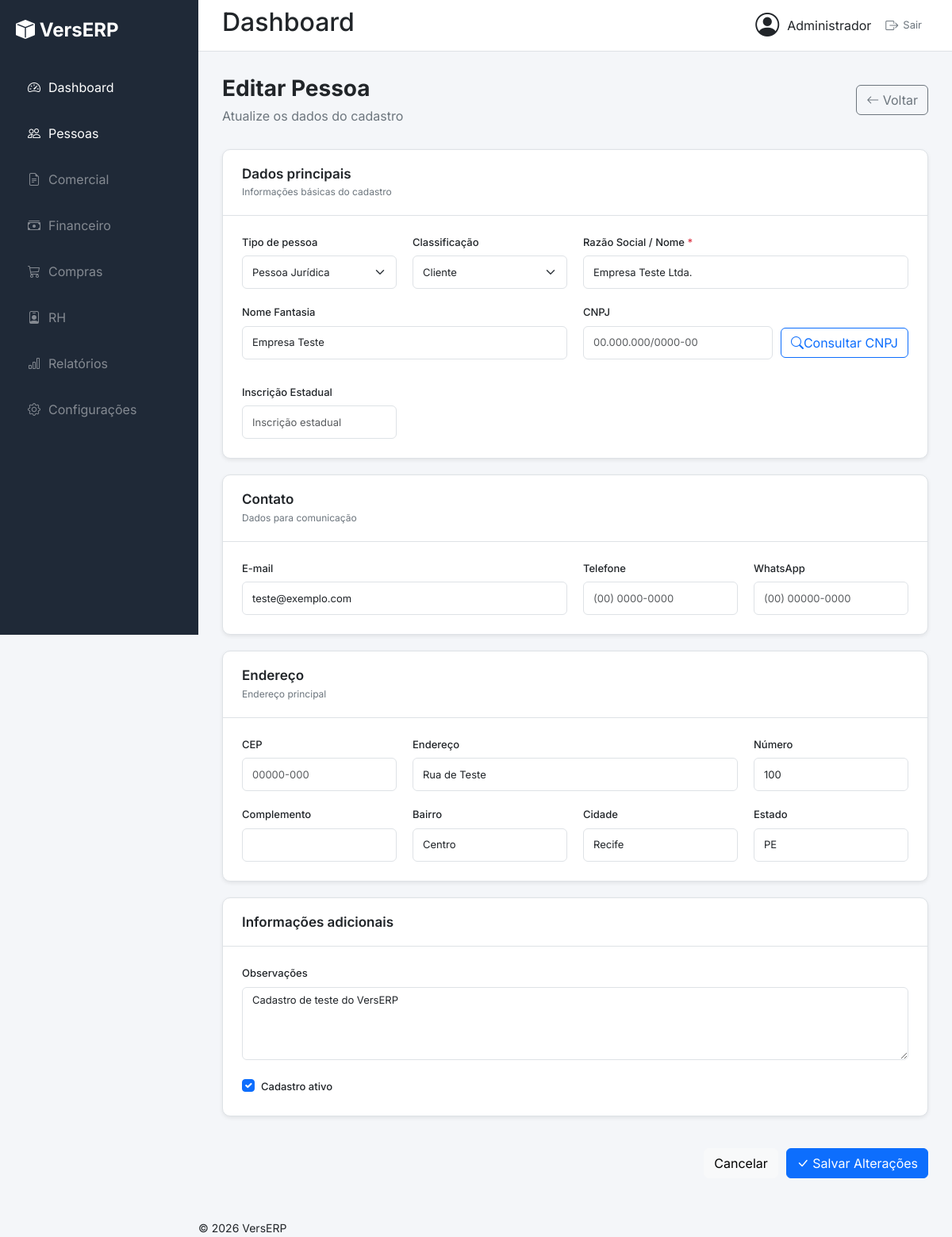
The app's page /pessoas/1/editar/ (signed in) with its own data.
### pessoas/models.py (models this page shows, shortened)
class Pessoa(models.Model):
    class TipoPessoa(models.TextChoices):
        FISICA = "PF", "Pessoa Física"
        JURIDICA = "PJ", "Pessoa Jurídica"
    class Classificacao(models.TextChoices):
        CLIENTE = "CLIENTE", "Cliente"
        FORNECEDOR = "FORNECEDOR", "Fornecedor"
        AMBOS = "AMBOS", "Cliente e Fornecedor"
    tipo_pessoa = models.CharField(
        max_length=2,
        choices=TipoPessoa.choices,
        default=TipoPessoa.JURIDICA,
        verbose_name="Tipo de pessoa",
    )
    classificacao = models.CharField(
        max_length=15,
        choices=Classificacao.choices,
        default=Classificacao.CLIENTE,
        verbose_name="Classificação",
    )
    razao_social = models.CharField(
        max_length=200,
        verbose_name="Razão social / Nome",
    )
    nome_fantasia = models.CharField(
        max_length=200,
        blank=True,
        verbose_name="Nome fantasia",
    )
    cpf_cnpj = models.CharField(
        max_length=18,
        blank=True,
        verbose_name="CPF / CNPJ",
    )
    inscricao_estadual = models.CharField(
        max_length=20,
        blank=True,
        verbose_name="Inscrição estadual",
    )
    email = models.EmailField(
        blank=True,
        verbose_name="E-mail",
    )
    telefone = models.CharField(
        max_length=20,
        blank=True,
        verbose_name="Telefone",
    )
    whatsapp = models.CharField(
        max_length=20,
        blank=True,
        verbose_name="WhatsApp",
    )
    cep = models.CharField(
        max_length=9,
        blank=True,
        verbose_name="CEP",
    )
    endereco = models.CharField(
        max_length=200,
        blank=True,
        verbose_name="Endereço",
    )
    numero = models.CharField(
        max_length=20,
        blank=True,
        verbose_name="Número",
    )
    complemento = models.CharField(
        max_length=100,
        blank=True,
        verbose_name="Complemento",
    )
    bairro = models.CharField(
        max_length=100,
        blank=True,
        verbose_name="Bairro",
    )
    cidade = models.CharField(
        max_length=100,
        blank=True,
        verbose_name="Cidade",
    )
    estado = models.CharField(
        max_length=2,
        blank=True,
        verbose_name="Estado",
    )
    observacoes = models.TextField(
        blank=True,
        verbose_name="Observações",
    )
    ativo = models.BooleanField(
        default=True,
        verbose_name="Ativo",
    )
    criado_em = models.DateTimeField(
        auto_now_add=True,
        verbose_name="Criado em",
    )
    atualizado_em = models.DateTimeField(
        auto_now=True,
        verbose_name="Atualizado em",
    )
    class Meta:
        verbose_name = "Pessoa"
        verbose_name_plural = "Pessoas"
        ordering = ["razao_social"]

### pessoas/views.py (the view)
@login_required
@permission_required("pessoas.change_pessoa", raise_exception=True)
def editar_pessoa(request, pk):
    pessoa = get_object_or_404(Pessoa, pk=pk)
    if request.method == "POST":
        form = PessoaForm(
            request.POST,
            instance=pessoa,
        )
        if form.is_valid():
            form.save()
            return redirect("pessoas:lista")
    else:
        form = PessoaForm(instance=pessoa)
    contexto = {
        "form": form,
        "pessoa": pessoa,
        "modo_edicao": True,
    }
    return render(
        request,
        "pessoas/formulario.html",
        contexto,
    )

### templates/pessoas/formulario.html (shortened to what this page needs)
{% extends "base.html" %}
{% block content %}
<div class="page-header">
    <div>
        {% if modo_edicao %}
            <h1>Editar Pessoa</h1>
            <p>Atualize os dados do cadastro</p>
        {% else %}
            <h1>Nova Pessoa</h1>
            <p>Cadastre um cliente, fornecedor ou ambos</p>
        {% endif %}
    </div>
    <a href="{% url 'pessoas:lista' %}" class="btn btn-outline-secondary">
        <i class="bi bi-arrow-left"></i>
        Voltar
    </a>
</div>
<form method="post" class="verserp-form">
    <section class="form-section">
        <div class="form-section-header">
            <div>
                <h2>Dados principais</h2>
                <p>Informações básicas do cadastro</p>
            </div>
        </div>
        <div class="form-grid">
            <div class="form-group">
                <label for="{{ form.tipo_pessoa.id_for_label }}">
                    Tipo de pessoa
                </label>
                {{ form.tipo_pessoa }}
            </div>
            <div class="form-group">
                <label for="{{ form.classificacao.id_for_label }}">
                    Classificação
                </label>
                {{ form.classificacao }}
            </div>
            <div class="form-group form-group-wide">
                <label for="{{ form.razao_social.id_for_label }}">
                    Razão Social / Nome
                    <span class="required">*</span>
                </label>
                {{ form.razao_social }}
            </div>
            <div class="form-group form-group-wide">
                <label for="{{ form.nome_fantasia.id_for_label }}">
                    Nome Fantasia
                </label>
                {{ form.nome_fantasia }}
            </div>
            <div class="form-group form-group-wide">
                <label
                    id="label-cpf-cnpj"
                    for="{{ form.cpf_cnpj.id_for_label }}">
                </label>
                <div class="input-with-action">
                    {{ form.cpf_cnpj }}
                    <button
                        type="button"
                        id="btn-consultar-cnpj"
                        class="btn btn-outline-primary"
                    >
                        <i class="bi bi-search"></i>
                        Consultar CNPJ
                    </button>
                </div>
            </div>
            <div class="form-group">
                <label for="{{ form.inscricao_estadual.id_for_label }}">
                    Inscrição Estadual
                </label>
                {{ form.inscricao_estadual }}
            </div>
        </div>
    </section>
    <section class="form-section">
        <div class="form-section-header">
            <div>
                <h2>Contato</h2>
                <p>Dados para comunicação</p>
            </div>
        </div>
        <div class="form-grid">
            <div class="form-group form-group-wide">
                <label for="{{ form.email.id_for_label }}">
                    E-mail
                </label>
                {{ form.email }}
            </div>
            <div class="form-group">
                <label for="{{ form.telefone.id_for_label }}">
                    Telefone
                </label>
                {{ form.telefone }}
            </div>
            <div class="form-group">
                <label for="{{ form.whatsapp.id_for_label }}">
                    WhatsApp
                </label>
                {{ form.whatsapp }}
            </div>
        </div>
    </section>
    <section class="form-section">
        <div class="form-section-header">
            <div>
                <h2>Endereço</h2>
                <p>Endereço principal</p>
            </div>
        </div>
        <div class="form-grid">
            <div class="form-group">
                <label for="{{ form.cep.id_for_label }}">
                    CEP
                </label>
                {{ form.cep }}
            </div>
            <div class="form-group form-group-wide">
                <label for="{{ form.endereco.id_for_label }}">
                    Endereço
                </label>
                {{ form.endereco }}
            </div>
            <div class="form-group">
                <label for="{{ form.numero.id_for_label }}">
                    Número
                </label>
                {{ form.numero }}
            </div>
            <div class="form-group">
                <label for="{{ form.complemento.id_for_label }}">
                    Complemento
                </label>
                {{ form.complemento }}
            </div>
            <div class="form-group">
                <label for="{{ form.bairro.id_for_label }}">
                    Bairro
                </label>
                {{ form.bairro }}
            </div>
            <div class="form-group">
                <label for="{{ form.cidade.id_for_label }}">
                    Cidade
                </label>
                {{ form.cidade }}
            </div>
            <div class="form-group">
                <label for="{{ form.estado.id_for_label }}">
                    Estado
                </label>
                {{ form.estado }}
            </div>
        </div>
    </section>
    <section class="form-section">
        <div class="form-section-header">
            <div>
                <h2>Informações adicionais</h2>
            </div>
        </div>
        <div class="form-grid">
            <div class="form-group form-group-full">
                <label for="{{ form.observacoes.id_for_label }}">
                    Observações
                </label>
                {{ form.observacoes }}
            </div>
            <div class="form-group form-group-full">
                <div class="form-check">
                    {{ form.ativo }}
                    <label
                        class="form-check-label"
                        for="{{ form.ativo.id_for_label }}"
                    >
                        Cadastro ativo
                    </label>
                </div>
            </div>
        </div>
    </section>
    <div class="form-actions">
        <a
            href="{% url 'pessoas:lista' %}"
            class="btn btn-light"
        >
            Cancelar
        </a>
        <button
            type="submit"
            class="btn btn-primary"
        >
            <i class="bi bi-check-lg"></i>
            {% if modo_edicao %}
                Salvar Alterações
            {% else %}
                Salvar Pessoa
            {% endif %}
        </button>
    </div>
</form>
{% endblock %}

### templates/includes/header.html (shortened to what this page needs)
<header class="header">
    <div>
        <h2>Dashboard</h2>
    </div>
    <div class="user">
        <i class="bi bi-person-circle"></i>
        <span>
            {% if request.user.first_name %}
                {{ request.user.first_name }}
            {% else %}
                {{ request.user.username }}
            {% endif %}
        </span>
        <form
            method="post"
            action="{% url 'core:logout' %}"
            class="logout-form"
        >
            <button
                type="submit"
                class="logout-button"
                title="Sair do VersERP"
            >
                <i class="bi bi-box-arrow-right"></i>
                <span>Sair</span>
            </button>
        </form>
    </div>
</header>

### static/css/style.css (style rules this page uses)
* { margin: 0; padding: 0; box-sizing: border-box; }
html { scroll-behavior: smooth; }
body { background: var(--background); color: var(--text); font-family: "Inter", sans-serif; overflow-x: hidden; }

### static/css/base/variables.css (style rules this page uses)
:root { --primary: #1F4E79; --primary-hover: #163A5C; --secondary: #5C6F82; --success: #198754; --warning: #FFC107; --danger: #DC3545; --info: #0DCAF0; --background: #F4F6F9; --surface: #FFFFFF; --border: #DEE2E6; --text: #212529; --text-light: #6C757D; --sidebar-bg: #1F2937; --sidebar-hover: #374151; --sidebar-active: #1F4E79; --sidebar-text: #FFFFFF; --header-height: 65px; --space-xs: 4px; --space-sm: 8px; --space-md: 16px; --space-lg: 24px; --space-xl: 32px; --radius-sm: 6px; --radius-md: 10px; --radius-lg: 14px; --shadow-sm: 0 2px 5px rgba(0,0,0,.08); --shadow-md: 0 6px 15px rgba(0,0,0,.10); --shadow-lg: 0 10px 30px rgba(0,0,0,.15); --transition: .25s; }

### static/css/layout/header.css (style rules this page uses)
.header { height:65px; background:white; display:flex; justify-content:space-between; align-items:center; padding:0 30px; border-bottom:1px solid var(--border); }
.user { display:flex; align-items:center; gap:10px; }
.user i { font-size:30px; }
.user { display: flex; align-items: center; gap: 10px; }
.logout-form { margin: 0; }
.logout-button { display: inline-flex; align-items: center; gap: 6px; border: 0; background: transparent; color: var(--text-light); font: inherit; font-size: 13px; cursor: pointer; padding: 6px 8px; border-radius: 6px; transition: background 0.2s ease, color 0.2s ease; }
.logout-button i { font-size: 16px; }

### static/css/components/form.css (style rules this page uses)
.verserp-form { display: flex; flex-direction: column; gap: 20px; }
.form-section { background: var(--surface); border: 1px solid var(--border); border-radius: var(--radius-md); box-shadow: var(--shadow-sm); overflow: hidden; }
.form-section-header { padding: 20px 24px; border-bottom: 1px solid var(--border); }
.form-section-header h2 { margin: 0; font-size: 17px; font-weight: 600; }
.form-section-header p { margin: 4px 0 0; font-size: 12px; color: var(--text-light); }
.form-grid { display: grid; grid-template-columns: repeat(4, 1fr); gap: 20px; padding: 24px; }
.form-group { display: flex; flex-direction: column; gap: 7px; }
.form-group-wide { grid-column: span 2; }
.form-group-full { grid-column: 1 / -1; }
.form-group label { font-size: 13px; font-weight: 500; color: var(--text); }
.form-control, .form-select { min-height: 42px; border: 1px solid var(--border); border-radius: var(--radius-sm); font-size: 13px; }
textarea.form-control { resize: vertical; }
.required { color: var(--danger); }
.form-actions { display: flex; justify-content: flex-end; gap: 10px; padding: 20px 0; }
.input-with-action { display: flex; align-items: center; gap: 10px; width: 100%; }
.input-with-action .form-control { flex: 1 1 auto; width: 100%; min-width: 180px; }
.input-with-action .btn { flex: 0 0 auto; white-space: nowrap; }

### static/css/pages/dashboard.css (style rules this page uses)
.page-header { display: flex; justify-content: space-between; align-items: center; margin-bottom: 30px; }
.page-header h1 { margin: 0; font-size: 28px; font-weight: 700; }
.page-header p { margin: 5px 0 0; color: var(--text-light); }

### records on screen
Pessoa: tipo_pessoa "Pessoa Jurídica", classificacao "Cliente", razao_social "Empresa Teste Ltda.", nome_fantasia "Empresa Teste", email "teste@exemplo.com", endereco "Rua de Teste", numero "100", bairro "Centro", cidade "Recife", estado "PE", observacoes "Cadastro de teste do VersERP", ativo "☑"

### other values on screen
{{ request.user.first_name }} "Administrador"
